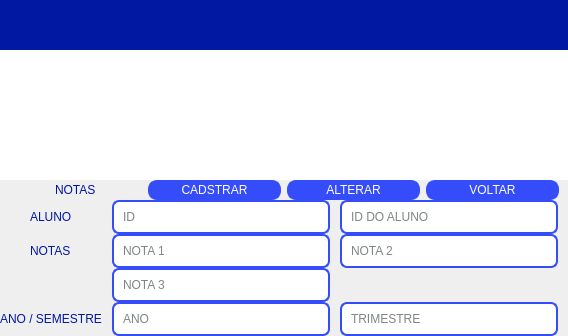
         <widget class="QWidget" name="p4_nota">
          <layout class="QVBoxLayout" name="verticalLayout_27">
           <property name="spacing">
            <number>0</number>
           </property>
           <property name="leftMargin">
            <number>0</number>
           </property>
           <property name="topMargin">
            <number>0</number>
           </property>
           <property name="rightMargin">
            <number>0</number>
           </property>
           <property name="bottomMargin">
            <number>0</number>
           </property>
           <item>
            <widget class="QFrame" name="frame_23">
             <property name="minimumSize">
              <size>
               <width>0</width>
               <height>50</height>
              </size>
             </property>
             <property name="maximumSize">
              <size>
               <width>16777215</width>
               <height>60</height>
              </size>
             </property>
             <property name="styleSheet">
              <string notr="true">background-color: rgb(0, 24, 162);
</string>
             </property>
             <property name="frameShape">
              <enum>QFrame::NoFrame</enum>
             </property>
             <property name="frameShadow">
              <enum>QFrame::Raised</enum>
             </property>
            </widget>
           </item>
           <item>
            <widget class="QTableWidget" name="tabela_cad_notas">
             <property name="maximumSize">
              <size>
               <width>16777215</width>
               <height>130</height>
              </size>
             </property>
             <property name="frameShape">
              <enum>QFrame::NoFrame</enum>
             </property>
            </widget>
           </item>
           <item>
            <widget class="QFrame" name="frame_22">
             <property name="frameShape">
              <enum>QFrame::NoFrame</enum>
             </property>
             <property name="frameShadow">
              <enum>QFrame::Raised</enum>
             </property>
             <layout class="QVBoxLayout" name="verticalLayout_25">
              <property name="spacing">
               <number>0</number>
              </property>
              <property name="leftMargin">
               <number>0</number>
              </property>
              <property name="topMargin">
               <number>0</number>
              </property>
              <property name="rightMargin">
               <number>0</number>
              </property>
              <property name="bottomMargin">
               <number>0</number>
              </property>
              <item>
               <widget class="QFrame" name="frame_24">
                <property name="maximumSize">
                 <size>
                  <width>800</width>
                  <height>50</height>
                 </size>
                </property>
                <property name="frameShape">
                 <enum>QFrame::NoFrame</enum>
                </property>
                <property name="frameShadow">
                 <enum>QFrame::Raised</enum>
                </property>
                <layout class="QHBoxLayout" name="horizontalLayout">
                 <property name="spacing">
                  <number>6</number>
                 </property>
                 <property name="leftMargin">
                  <number>9</number>
                 </property>
                 <property name="topMargin">
                  <number>0</number>
                 </property>
                 <property name="rightMargin">
                  <number>9</number>
                 </property>
                 <property name="bottomMargin">
                  <number>0</number>
                 </property>
                 <item alignment="Qt::AlignHCenter">
                  <widget class="QLabel" name="label_12">
                   <property name="styleSheet">
                    <string notr="true">font: 75 20pt &quot;MS Shell Dlg 2&quot;;
color: rgb(0, 20, 162);</string>
                   </property>
                   <property name="text">
                    <string>NOTAS</string>
                   </property>
                  </widget>
                 </item>
                 <item>
                  <widget class="QPushButton" name="pushButton_25">
                   <property name="maximumSize">
                    <size>
                     <width>16777215</width>
                     <height>50</height>
                    </size>
                   </property>
                   <property name="styleSheet">
                    <string notr="true">QPushButton {
	color: white;
	background-color: rgb(52, 76, 250);
	border-radius: 9px; border: 3px solid  rgb(52, 76, 250);
}

QPushButton:hover {
	background-color: rgb(32, 48, 168);
border-radius: 9px; border: 3px solid  rgb(32, 48, 168);
}</string>
                   </property>
                   <property name="text">
                    <string>CADSTRAR</string>
                   </property>
                  </widget>
                 </item>
                 <item>
                  <widget class="QPushButton" name="pushButton_28">
                   <property name="maximumSize">
                    <size>
                     <width>16777215</width>
                     <height>50</height>
                    </size>
                   </property>
                   <property name="styleSheet">
                    <string notr="true">QPushButton {
	color: white;
	background-color: rgb(52, 76, 250);
	border-radius: 9px; border: 3px solid  rgb(52, 76, 250);
}

QPushButton:hover {
	background-color: rgb(32, 48, 168);
border-radius: 9px; border: 3px solid  rgb(32, 48, 168);
}</string>
                   </property>
                   <property name="text">
                    <string>ALTERAR</string>
                   </property>
                  </widget>
                 </item>
                 <item>
                  <widget class="QPushButton" name="pushButton_26">
                   <property name="maximumSize">
                    <size>
                     <width>16777215</width>
                     <height>50</height>
                    </size>
                   </property>
                   <property name="styleSheet">
                    <string notr="true">QPushButton {
	color: white;
	background-color: rgb(52, 76, 250);
	border-radius: 9px; border: 3px solid  rgb(52, 76, 250);
}

QPushButton:hover {
	background-color: rgb(32, 48, 168);
border-radius: 9px; border: 3px solid  rgb(32, 48, 168);
}</string>
                   </property>
                   <property name="text">
                    <string>VOLTAR</string>
                   </property>
                  </widget>
                 </item>
                </layout>
               </widget>
              </item>
              <item>
               <widget class="QFrame" name="frame_28">
                <property name="maximumSize">
                 <size>
                  <width>800</width>
                  <height>16777215</height>
                 </size>
                </property>
                <property name="frameShape">
                 <enum>QFrame::NoFrame</enum>
                </property>
                <property name="frameShadow">
                 <enum>QFrame::Raised</enum>
                </property>
                <layout class="QGridLayout" name="gridLayout_6">
                 <property name="leftMargin">
                  <number>0</number>
                 </property>
                 <property name="topMargin">
                  <number>0</number>
                 </property>
                 <property name="rightMargin">
                  <number>10</number>
                 </property>
                 <property name="bottomMargin">
                  <number>0</number>
                 </property>
                 <property name="horizontalSpacing">
                  <number>10</number>
                 </property>
                 <property name="verticalSpacing">
                  <number>0</number>
                 </property>
                 <item row="7" column="2">
                  <widget class="QLineEdit" name="lineEdit_19">
                   <property name="styleSheet">
                    <string notr="true">QLineEdit {
	width: 200px;
	background-color: white;
	color: rgb(0,10,10);
	border-radius: 7px;  border: 2px solid  rgb(52, 76, 250);
	padding: 7px
}</string>
                   </property>
                   <property name="placeholderText">
                    <string>NOTA 2</string>
                   </property>
                  </widget>
                 </item>
                 <item row="7" column="1">
                  <widget class="QLineEdit" name="lineEdit_16">
                   <property name="styleSheet">
                    <string notr="true">QLineEdit {
	width: 200px;
	background-color: white;
	color: rgb(0,10,10);
	border-radius: 7px;  border: 2px solid  rgb(52, 76, 250);
	padding: 7px
}</string>
                   </property>
                   <property name="placeholderText">
                    <string>NOTA 1</string>
                   </property>
                  </widget>
                 </item>
                 <item row="9" column="1">
                  <widget class="QLineEdit" name="lineEdit_17">
                   <property name="styleSheet">
                    <string notr="true">QLineEdit {
	width: 200px;
	background-color: white;
	color: rgb(0,10,10);
	border-radius: 7px;  border: 2px solid  rgb(52, 76, 250);
	padding: 7px
}</string>
                   </property>
                   <property name="placeholderText">
                    <string>NOTA 3</string>
                   </property>
                  </widget>
                 </item>
                 <item row="12" column="2">
                  <widget class="QLineEdit" name="lineEdit_18">
                   <property name="styleSheet">
                    <string notr="true">QLineEdit {
	width: 200px;
	background-color: white;
	color: rgb(0,10,10);
	border-radius: 7px;  border: 2px solid  rgb(52, 76, 250);
	padding: 7px
}</string>
                   </property>
                   <property name="placeholderText">
                    <string>TRIMESTRE</string>
                   </property>
                  </widget>
                 </item>
                 <item row="12" column="1">
                  <widget class="QLineEdit" name="lineEdit_22">
                   <property name="styleSheet">
                    <string notr="true">QLineEdit {
	width: 200px;
	background-color: white;
	color: rgb(0,10,10);
	border-radius: 7px;  border: 2px solid  rgb(52, 76, 250);
	padding: 7px
}</string>
                   </property>
                   <property name="placeholderText">
                    <string>ANO</string>
                   </property>
                  </widget>
                 </item>
                 <item row="2" column="2">
                  <widget class="QLineEdit" name="lineEdit_21">
                   <property name="styleSheet">
                    <string notr="true">QLineEdit {
	width: 200px;
	background-color: white;
	color: rgb(0,10,10);
	border-radius: 7px;  border: 2px solid  rgb(52, 76, 250);
	padding: 7px
}</string>
                   </property>
                   <property name="placeholderText">
                    <string>ID DO ALUNO</string>
                   </property>
                  </widget>
                 </item>
                 <item row="2" column="1">
                  <widget class="QLineEdit" name="lineEdit_20">
                   <property name="styleSheet">
                    <string notr="true">QLineEdit {
	width: 200px;
	background-color: white;
	color: rgb(0,10,10);
	border-radius: 7px;  border: 2px solid  rgb(52, 76, 250);
	padding: 7px
}</string>
                   </property>
                   <property name="placeholderText">
                    <string>ID</string>
                   </property>
                  </widget>
                 </item>
                 <item row="2" column="0" alignment="Qt::AlignHCenter">
                  <widget class="QLabel" name="label_9">
                   <property name="styleSheet">
                    <string notr="true">font: 10pt &quot;Franklin Gothic Medium&quot;;
color: rgb(0, 24, 162);</string>
                   </property>
                   <property name="text">
                    <string>ALUNO</string>
                   </property>
                  </widget>
                 </item>
                 <item row="12" column="0">
                  <widget class="QLabel" name="label_11">
                   <property name="styleSheet">
                    <string notr="true">font: 10pt &quot;Franklin Gothic Medium&quot;;
color: rgb(0, 24, 162);</string>
                   </property>
                   <property name="text">
                    <string>ANO / SEMESTRE</string>
                   </property>
                  </widget>
                 </item>
                 <item row="7" column="0" alignment="Qt::AlignHCenter">
                  <widget class="QLabel" name="label_10">
                   <property name="styleSheet">
                    <string notr="true">font: 10pt &quot;Franklin Gothic Medium&quot;;
color: rgb(0, 24, 162);</string>
                   </property>
                   <property name="text">
                    <string>NOTAS</string>
                   </property>
                  </widget>
                 </item>
                </layout>
               </widget>
              </item>
             </layout>
            </widget>
           </item>
          </layout>
         </widget>
